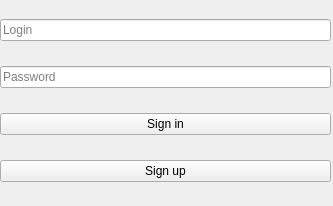
<?xml version="1.0" encoding="UTF-8"?>
<ui version="4.0">
 <class>Form</class>
 <widget class="QWidget" name="Form">
  <property name="geometry">
   <rect>
    <x>0</x>
    <y>0</y>
    <width>333</width>
    <height>206</height>
   </rect>
  </property>
  <property name="windowTitle">
   <string>Form</string>
  </property>
  <widget class="QWidget" name="layoutWidget">
   <property name="geometry">
    <rect>
     <x>0</x>
     <y>0</y>
     <width>331</width>
     <height>201</height>
    </rect>
   </property>
   <layout class="QVBoxLayout" name="verticalLayout">
    <item>
     <widget class="QLineEdit" name="lineEdit_2">
      <property name="placeholderText">
       <string>Login</string>
      </property>
     </widget>
    </item>
    <item>
     <widget class="QLineEdit" name="lineEdit">
      <property name="placeholderText">
       <string>Password</string>
      </property>
     </widget>
    </item>
    <item>
     <widget class="QPushButton" name="pushButton_2">
      <property name="text">
       <string>Sign in</string>
      </property>
     </widget>
    </item>
    <item>
     <widget class="QPushButton" name="pushButton">
      <property name="text">
       <string>Sign up</string>
      </property>
     </widget>
    </item>
   </layout>
  </widget>
 </widget>
 <resources/>
 <connections/>
</ui>
